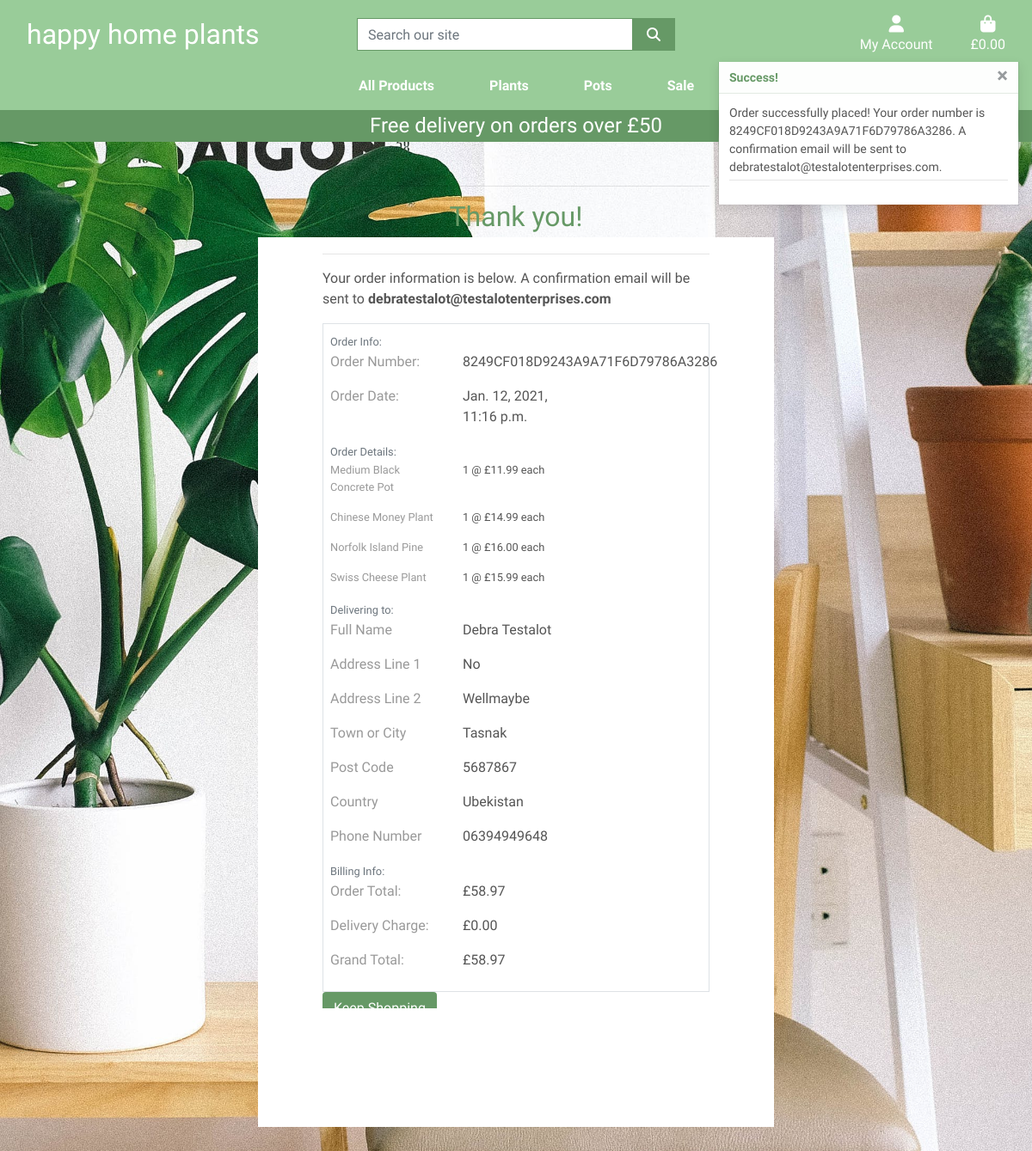
Screenshot of /checkout/checkout_success/8249CF018D9243A9A71F6D79786A3286 (signed in) with the database file from the repository.
### checkout/models.py (models this page shows, shortened)
class Order(models.Model):
    order_number = models.CharField(max_length=32, null=False, editable=False)
    full_name = models.CharField(max_length=50, null=False, blank=False)
    email = models.EmailField(max_length=254, null=False, blank=False)
    phone_number = models.CharField(max_length=20, null=False, blank=False)
    country = models.CharField(max_length=40, null=False, blank=False)
    postcode = models.CharField(max_length=20, null=True, blank=True)
    town_or_city = models.CharField(max_length=40, null=False, blank=False)
    street_address1 = models.CharField(max_length=50, null=False, blank=False)
    street_address2 = models.CharField(max_length=50, null=True, blank=True)
    county = models.CharField(max_length=80, null=True, blank=True)
    date = models.DateTimeField(auto_now_add=True)
    delivery_cost = models.DecimalField(max_digits=6, decimal_places=2, null=False, default=0)
    order_total = models.DecimalField(max_digits=10, decimal_places=2, null=False, default=0)
    grand_total = models.DecimalField(max_digits=10, decimal_places=2, null=False, default=0)
    original_basket = models.TextField(null=False, blank=False, default='')
    stripe_pid = models.CharField(max_length=254, null=False, blank=False, default='')

class OrderLineItem(models.Model):
    order = models.ForeignKey(Order, null=False, blank=False, on_delete=models.CASCADE, related_name='lineitems')
    product = models.ForeignKey(Product, null=False, blank=False, on_delete=models.CASCADE)
    quantity = models.IntegerField(null=False, blank=False, default=0)
    lineitem_total = models.DecimalField(max_digits=6, decimal_places=2, null=False, blank=False, editable=False)

### products/models.py (models this page shows, shortened)
class Product(models.Model):
    category = models.ForeignKey(
        'Category', null=True, blank=True, on_delete=models.SET_NULL)
    name = models.CharField(max_length=254)
    friendly_name = models.CharField(max_length=254, null=True, blank=True)
    alternate_name = models.CharField(max_length=254, blank=True)
    price = models.DecimalField(max_digits=6, decimal_places=2)
    description = models.TextField()
    image = models.ImageField(null=True, blank=True)
    image_url = models.URLField(max_length=1024, null=True, blank=True)
    height = models.CharField(max_length=4, null=True, blank=True)

### checkout/views.py (the view)
# urls.py: path('checkout_success/<order_number>', views.checkout_success, name='checkout_success'),
def checkout_success(request, order_number):
    save_info = request.session.get('save_info')
    order = get_object_or_404(Order, order_number=order_number)
    messages.success(request, f'Order successfully placed! \
        Your order number is {order_number}. A confirmation \
            email will be sent to {order.email}.')
    if 'basket' in request.session:
        del request.session['basket']
    template = 'checkout/checkout_success.html'
    context = {
        'order': order,
    }
    return render(request, template, context)

### basket/contexts.py (called while the page is built, shortened)
def basket_contents(request):
    basket_items = []
    total = 0
    product_count = 0
    basket = request.session.get('basket', {})
    if total < settings.FREE_DELIVERY_THRESHOLD:
        delivery = total * Decimal(settings.STANDARD_DELIVERY_PERCENTAGE / 100)
        free_delivery_delta = settings.FREE_DELIVERY_THRESHOLD - total
    else:
        delivery = 0
        free_delivery_delta = 0
    grand_total = delivery + total
    context = {
        'basket_items': basket_items,
        'total': total,
        'product_count': product_count,
        'delivery': delivery,
        'free_delivery_delta': free_delivery_delta,
        'free_delivery_threshold': settings.FREE_DELIVERY_THRESHOLD,
        'grand_total': grand_total,
    }
    return context

### checkout/templates/checkout/checkout_success.html (shortened to what this page needs)
{% extends "base.html" %}
{% load static %}
{% block extra_css %}
    <link rel="stylesheet" href="{% static 'checkout/css/checkout.css' %}">
{% endblock %}
{% block page_header %}
    <div class="container header-container">
    </div>
{% endblock %}
{% block content %}
    <div class="basket-overlay w-50"></div>
    <div class="container checkout-container">
        <div class="row">
            <div class="col-6 offset-3">
                <hr>
                <h2 class="text-darkgreen mb-4 text-center">Thank you!</h2>
                <hr>
                <p>Your order information is below. A confirmation email will be sent to <strong>{{ order.email }}</strong></p>
            </div>
        </div>
        <div class="row">
            <div class="col-6 offset-3">
                <div class="order-confirmation-wrapper p-2 border">
                    <div class="row">
                        <div class="col">
                            <small class="text-muted">Order Info:</small>
                        </div>
                    </div>
                    <div class="row">
                        <div class="col-12 col-md-4">
                            <p class="text-grey">Order Number:</p>
                        </div>
                        <div class="col-12 col-md-4">
                            <p>{{ order.order_number }}</p>
                        </div>
                    </div>
                    <div class="row">
                        <div class="col-12 col-md-4">
                            <p class="text-grey">Order Date:</p>
                        </div>
                        <div class="col-12 col-md-4">
                            <p>{{ order.date }}</p>
                        </div>
                    </div>
                    <div class="row">
                        <div class="col">
                            <small class="text-muted">Order Details:</small>
                        </div>
                    </div>
                    {% for item in order.lineitems.all %}
                    <div class="row">
                        <div class="col-12 col-md-4">
                            <p class="small text-grey">
                                {{ item.product.friendly_name }}</p>
                        </div>
                        <div class="col-12 col-md-4">
                            <p class="small">
                                {{ item.quantity }} @ £{{ item.product.price }} each
                            </p>
                        </div>
                    </div>
                    {% endfor %}
                    <div class="row">
                        <div class="col">
                            <small class="text-muted">Delivering to:</small>
                        </div>
                    </div>
                    <div class="row">
                        <div class="col-12 col-md-4">
                            <p class="text-grey">Full Name</p>
                        </div>
                        <div class="col-12 col-md-4">
                            <p>{{ order.full_name }}</p>
                        </div>
                    </div>
                    <div class="row">
                        <div class="col-12 col-md-4">
                            <p class="text-grey">Address Line 1</p>
                        </div>
                        <div class="col-12 col-md-4">
                            <p>{{ order.street_address1 }}</p>
                        </div>
                    </div>
                    {% if order.street_address2 %}
                    <div class="row">
                        <div class="col-12 col-md-4">
                            <p class="text-grey">Address Line 2</p>
                        </div>
                        <div class="col-12 col-md-4">
                            <p>{{ order.street_address2 }}</p>
                        </div>
                    </div>
                    {% endif %}
                    <div class="row">
                        <div class="col-12 col-md-4">
                            <p class="text-grey">Town or City</p>
                        </div>
                        <div class="col-12 col-md-4">
                            <p>{{ order.town_or_city }}</p>
                        </div>
                    </div>
                    {%if order.postcode %}
                    <div class="row">
                        <div class="col-12 col-md-4">
                            <p class="text-grey">Post Code</p>
                        </div>
                        <div class="col-12 col-md-4">
                            <p>{{ order.postcode }}</p>
                        </div>
                    </div>
                    {% endif %}
                    <div class="row">
                        <div class="col-12 col-md-4">
                            <p class="text-grey">Country</p>
                        </div>
                        <div class="col-12 col-md-4">
                            <p>{{ order.country }}</p>
                        </div>
                    </div>
                    <div class="row">
                        <div class="col-12 col-md-4">
                            <p class="text-grey">Phone Number</p>
                        </div>
                        <div class="col-12 col-md-4">
                            <p>{{ order.phone_number }}</p>
                        </div>
                    </div>
                    <div class="row">
                        <div class="col">
                            <small class="text-muted">Billing Info:</small>
                        </div>
                    </div>
                    <div class="row">
                        <div class="col-12 col-md-4">
                            <p class="text-grey">Order Total:</p>
                        </div>
                        <div class="col-12 col-md-4">
                            <p>£{{ order.order_total }}</p>
                        </div>
                    </div>
                    <div class="row">
                        <div class="col-12 col-md-4">
                            <p class="text-grey">Delivery Charge:</p>
                        </div>
                        <div class="col-12 col-md-4">
                            <p>£{{ order.delivery_cost }}</p>
                        </div>
                    </div>
                    <div class="row">
                        <div class="col-12 col-md-4">
                            <p class="text-grey">Grand Total:</p>
                        </div>
                        <div class="col-12 col-md-4">
                            <p>£{{ order.grand_total }}</p>
                        </div>
                    </div>
                </div>
            </div>
        </div>
       <div class="row">
           <div class="col-6 offset-3">
               <a href="{% url 'products' %}" class="btn btn-green">
                    <span>Keep Shopping</span>
               </a>
           </div>
       </div>
    </div>
{% endblock %}

### static/css/base.css (style rules this page uses)
html { height: 100%; }
body { background: url('/media/background-image-happy-home-plants.jpeg') no-repeat center center fixed; background-size: cover; height: calc(100vh - 164px); color: #555; font-family: 'Didact Gothic', sans-serif; }
.text-darkgreen { color: #669966; }
.text-grey { color: #999; }
.btn-green { background: #669966; color: white; }
.basket-overlay { height: 75%; width: 50%; top: 20%; left: 25%; margin-bottom: 10%; position: fixed; background: white; z-index: -1; }
.checkout-container { margin-top: 3%; margin-bottom: 10%; overflow-x: scroll; max-height: 80%; }
@media (min-width: 1200px) { .container { max-width: 80%; } }
@media (min-width: 992px) { .header-container { padding-top: 164px; } }

### rows the page displays
Order: email "debratestalot@testalotenterprises.com", order_number "8249CF018D9243A9A71F6D79786A3286", date "Jan. 12, 2021, 11:16 p.m.", full_name "Debra Testalot", street_address1 "No", street_address2 "Wellmaybe", town_or_city "Tasnak", postcode "5687867", country "Ubekistan", phone_number "06394949648", order_total "58.97", delivery_cost "0.00", grand_total "58.97"
OrderLineItem: product.friendly_name "Medium Black Concrete Pot", quantity "1", product.price "11.99"
OrderLineItem: product.friendly_name "Chinese Money Plant", quantity "1", product.price "14.99"
OrderLineItem: product.friendly_name "Norfolk Island Pine", quantity "1", product.price "16.00"
OrderLineItem: product.friendly_name "Swiss Cheese Plant", quantity "1", product.price "15.99"

### other values shown
{{ free_delivery_threshold }} "50"
{{ message }} "Order successfully placed! Your order number is 8249CF018D9243A9A71F6D79786A3286. A confirmation email will be sent to debratestalot@testalotenterprises.com."
